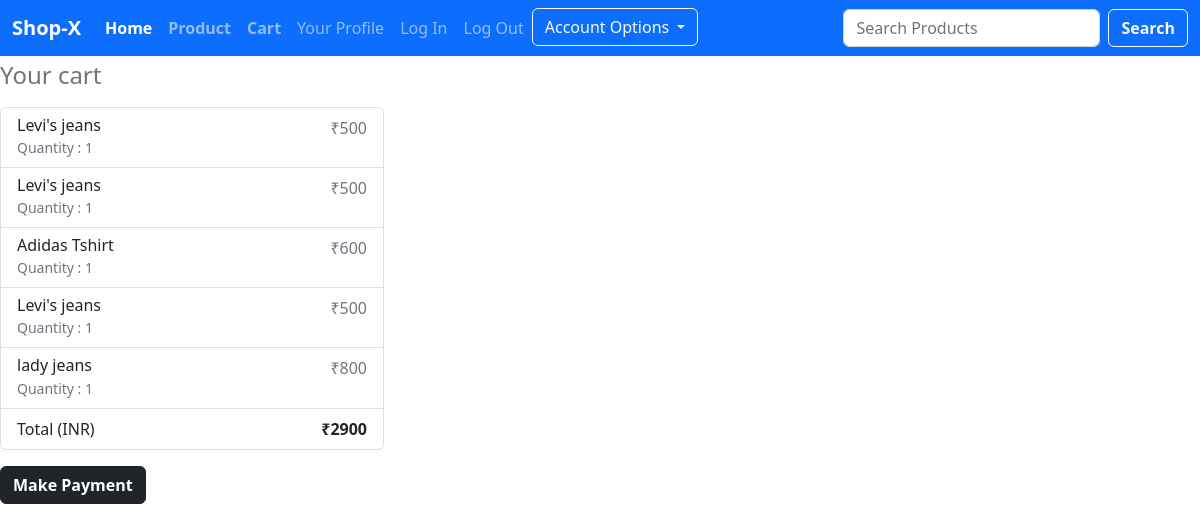
Screenshot of /checkout/ (signed in) with the database file from the repository.
### home/models.py (models this page shows, shortened)
class CartItem(models.Model):
    user = models.ForeignKey(User,on_delete=models.CASCADE)
    cart = models.ForeignKey(Cart,on_delete=models.CASCADE)
    product = models.ForeignKey(Product,on_delete=models.CASCADE)
    quantity = models.IntegerField(default=1)
    price = models.IntegerField()
    is_ordered = models.BooleanField(default=False)

class Product(models.Model):
    product_name =models.CharField(max_length=200)
    image = models.ImageField(upload_to='products')
    price = models.CharField(max_length=200)
    detail = models.TextField()
    slug = models.SlugField(unique=True,max_length=200)
    category = models.ForeignKey(Category,on_delete=models.CASCADE)

class Cart(models.Model):
    user =models.ForeignKey(User,on_delete=models.CASCADE)
    ordered = models.BooleanField(default=False)
    total_price =models.IntegerField(null=True,blank=True)

### home/views.py (the view)
# urls.py: path('checkout/',checkout,name='checkout'),
@login_required(login_url="/login")
def checkout(request):
    user = request.user
    cart = Cart.objects.filter(user=user,ordered=False).first()
    cart_item= CartItem.objects.filter(user=user,cart=cart)
    razorpay_client = razorpay.Client(auth=(settings.RAZOR_KEY_ID,settings.RAZOR_KEY_SECRET))
    currency ='INR'
    amount = int(cart.total_price) * 100
    razorpay_order = razorpay_client.order.create(dict(amount=amount,currency=currency,payment_capture=1))
    razorpay_order_id = razorpay_order['id']
    callback_url ='/paymenthandler/'
    context={}
    context['razorpay_order_id'] =razorpay_order_id
    context['razorpay_merchant_key'] = settings.RAZOR_KEY_ID
    context['razorpay_amount']= amount
    context['currency']= currency
    context['callback_url']=callback_url
    context['cart']=cart
    context['cart_item']=cart_item
    return render(request,'checkout.html',context=context)

### templates/checkout.html (shortened to what this page needs)
{% include 'base.html' %}
{% block body %}
<div class="row">
    <div class="col-md-4 order-md-2 mb-4">
      <h4 class="d-flex justify-content-between align-items-center mb-3">
        <span class="text-muted">Your cart</span>
        <span class="badge badge-secondary badge-pill">3</span>
      </h4>
      <ul class="list-group mb-3">
        {% for item in cart_item %}
        <li class="list-group-item d-flex justify-content-between lh-condensed">
          <div>
            <h6 class="my-0">{{item.product.product_name}}</h6>
            <small class="text-muted">Quantity : 1</small>
          </div>
          <span class="text-muted">₹{{item.product.price}}</span>
        </li>
        {% endfor %}
        <li class="list-group-item d-flex justify-content-between">
          <span>Total (INR)</span>
          <strong>₹{{cart.total_price}}</strong>
        </li>
      </ul>
    <div>
        <a href="#" id='pay-btn' class="btn btn-dark"><b>Make Payment</b></a>
    </div>
    </div>
{% endblock body %}

### rows the page displays
CartItem: product.product_name "Levi's jeans", product.price "500"
CartItem: product.product_name "Levi's jeans", product.price "500"
CartItem: product.product_name "Adidas Tshirt", product.price "600"
CartItem: product.product_name "Levi's jeans", product.price "500"
CartItem: product.product_name "lady jeans", product.price "800"
Cart: total_price "2900"
